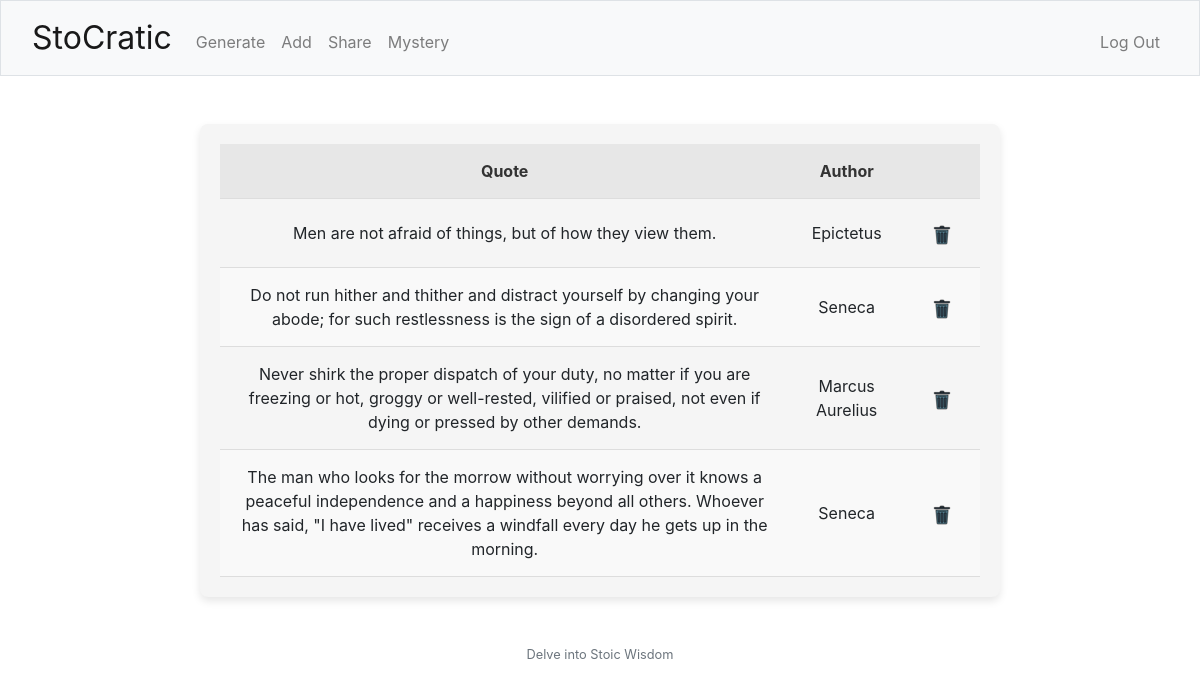
Before: / (signed in) with the older database file.
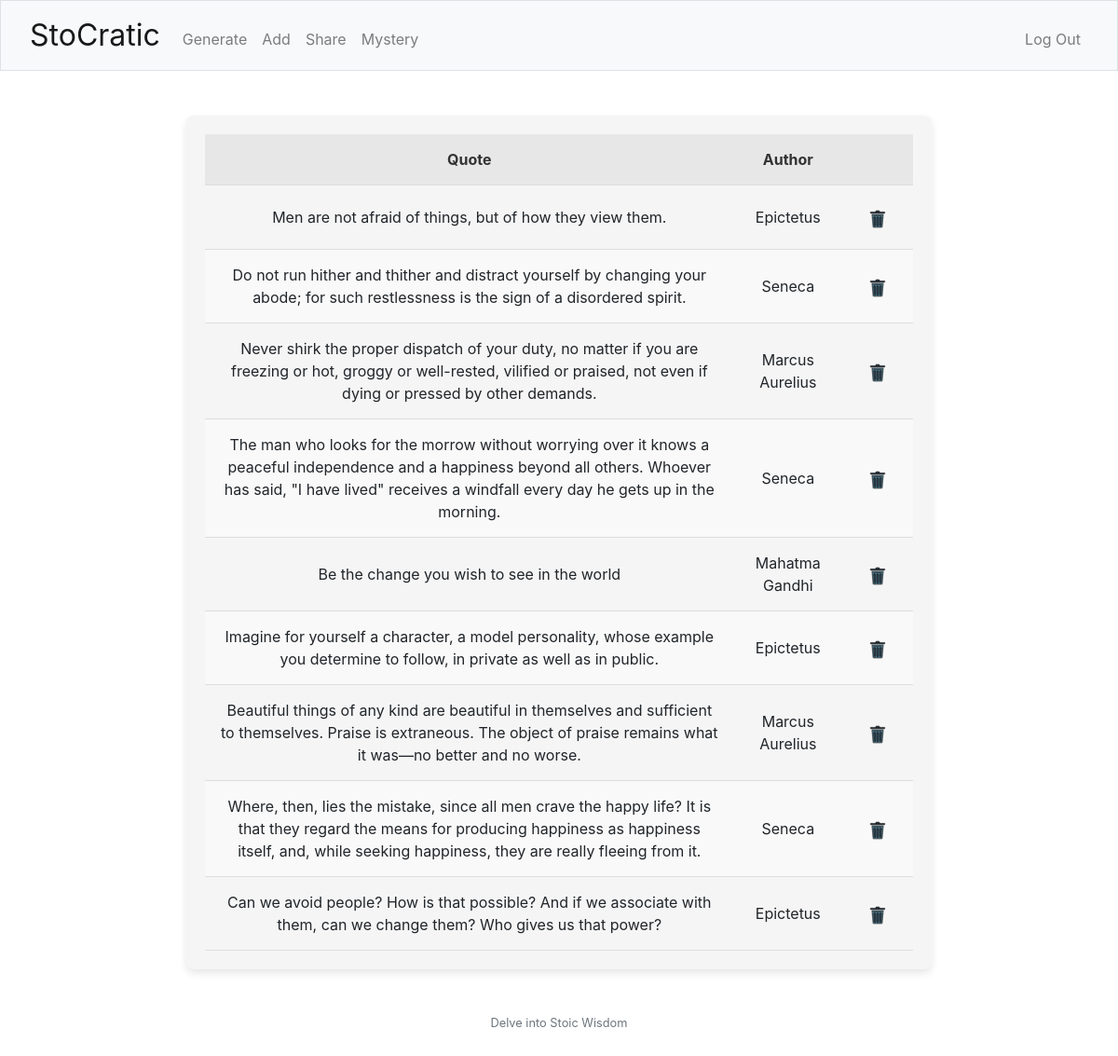
After: the same page with the newer database file.
### tables this page shows
CREATE TABLE quotes (
            id INTEGER PRIMARY KEY,
            quote_text TEXT NOT NULL,
            author TEXT NOT NULL,
            user_id INTEGER,
            FOREIGN KEY(user_id) REFERENCES users(id)
        );

### app.py (the view)
@app.route('/')
@login_required
def index():
    quotes = get_saved_quotes()
    return render_template('index.html', quotes=quotes)

### app.py (called while the page is built)
@app.after_request
def after_request(response):
    response.headers["Cache-Control"] = "no-cache, no-store, must-revalidate"
    response.headers["Expires"] = 0
    response.headers["Pragma"] = "no-cache"
    return response

### helpers.py (called while the page is built)
def login_required(f):
    @wraps(f)
    def decorated_function(*args, **kwargs):
        if session.get("user_id") is None:
            return redirect("/login")
        return f(*args, **kwargs)
    return decorated_function

def get_saved_quotes():
    connection = sqlite3.connect('quotes_app.db')
    cursor = connection.cursor()
    user_id = session['user_id']
    cursor.execute("SELECT quote_text, author FROM quotes WHERE user_id = ?", (user_id,))
    quotes = cursor.fetchall()
    connection.close()
    print(quotes)
    return quotes

### templates/index.html (shortened to what this page needs)
{% extends "layout.html" %}
{% block main %}
    <div class="quotes-table-container">
        <table class="quotes-table">
            <thead>
                <tr>
                    <th>Quote</th>
                    <th>Author</th>
                    <th></th>
                </tr>
            </thead>
            <tbody>
                {% for quote in quotes %}
                <tr>
                    <td>{{ quote[0] }}</td>
                    <td>{{ quote[1] }}</td>
                    <td>
                        <a href="{{ url_for('delete_quote', quote_text=quote[0]) }}" class="btn btn-1">
                            <img src="/static/delete.png" alt="Delete">
                        </a>
                    </td>
                </tr>
                {% endfor %}
            </tbody>
        </table>
    </div>
{% endblock %}

### templates/layout.html (shortened to what this page needs)
<!DOCTYPE html>
<html lang="en">
    <head>
        <link href="https://cdn.jsdelivr.net/npm/bootstrap@5.1.3/dist/css/bootstrap.min.css" rel="stylesheet">
        <link href="/static/styles.css" rel="stylesheet">
        <link rel="stylesheet" href="https://cdn.jsdelivr.net/npm/bootstrap@4.4.1/dist/css/bootstrap.min.css">
    </head>
    <body>
        <nav class="bg-light border navbar navbar-expand-md navbar-light">
            <div class="container-fluid">
                <a class="navbar-brand" href="/"><span class="black">StoCratic</span></a>
                <div class="collapse navbar-collapse" id="navbar">
                    {% if session["user_id"] %}
                        <ul class="navbar-nav me-auto mt-2">
                            <li class="nav-item"><a class="nav-link" href="/generate">Generate</a></li>
                            <li class="nav-item"><a class="nav-link" href="/add">Add</a></li>
                            <li class="nav-item"><a class="nav-link" href="/share">Share</a></li>
                            <li class="nav-item"><a class="nav-link" href="/mystery">Mystery</a></li>
                        </ul>
                        <ul class="navbar-nav ms-auto mt-2">
                            <li class="nav-item"><a class="nav-link" href="/logout">Log Out</a></li>
                        </ul>
                    {% else %}
                        <ul class="navbar-nav ms-auto mt-2">
                            <li class="nav-item"><a class="nav-link" href="/register">Register</a></li>
                            <li class="nav-item"><a class="nav-link" href="/login">Log In</a></li>
                        </ul>
                    {% endif %}
                </div>
            </div>
        </nav>
        <main class="container-fluid py-5 text-center">
            {% block main %}{% endblock %}
        </main>
        <footer class="mb-5 small text-center text-muted">
            Delve into Stoic Wisdom
        </footer>
    </body>
</html>

### static/styles.css (style rules this page uses)
nav .navbar-brand { font-size: xx-large; }
.quotes-table-container { max-width: 800px; margin: auto; padding: 20px; background-color: #f5f5f5; border-radius: 8px; box-shadow: 0 4px 8px rgba(0, 0, 0, 0.1); }
.quotes-table { width: 100%; border-collapse: collapse; }
.quotes-table th, .quotes-table td { padding: 15px; text-align: center; border-bottom: 1px solid #ddd; }
.quotes-table th { background-color: #e7e7e7; color: #333; font-weight: bold; }
.quotes-table tr:nth-child(even) { background-color: #f9f9f9; }
.btn-1 { background-color: transparent; border: none; }

Changed rows visible on the page:
added quotes: quote_text "Be the change you wish to see in the world", author "Mahatma Gandhi"
added quotes: quote_text "Imagine for yourself a character, a model personality, whose example you determine to follow, in private as well as in public.", author "Epictetus"
added quotes: quote_text "Beautiful things of any kind are beautiful in themselves and sufficient to themselves. Praise is extraneous. The object of praise remains what it was—no better and no worse.", author "Marcus Aurelius"
added quotes: quote_text "Where, then, lies the mistake, since all men crave the happy life? It is that they regard the means for producing happiness as happiness itself, and, while seeking happiness, they are really fleeing from it.", author "Seneca"
added quotes: quote_text "Can we avoid people? How is that possible? And if we associate with them, can we change them? Who gives us that power?", author "Epictetus"
